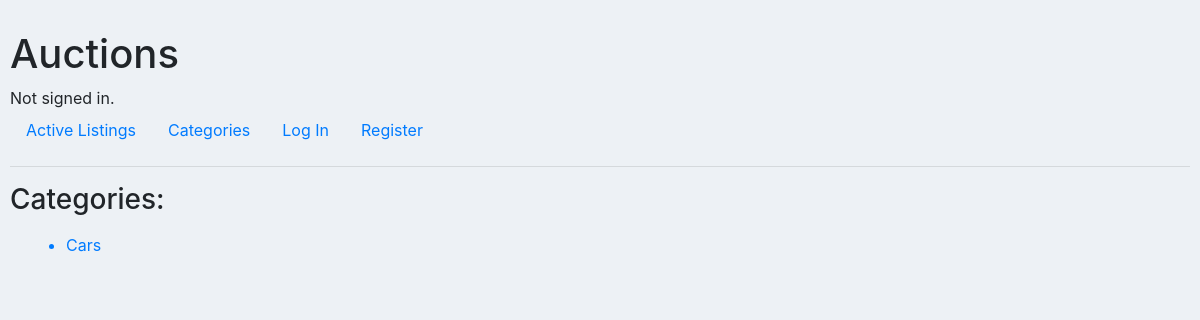
/category, run on an earlier commit of the app's database.
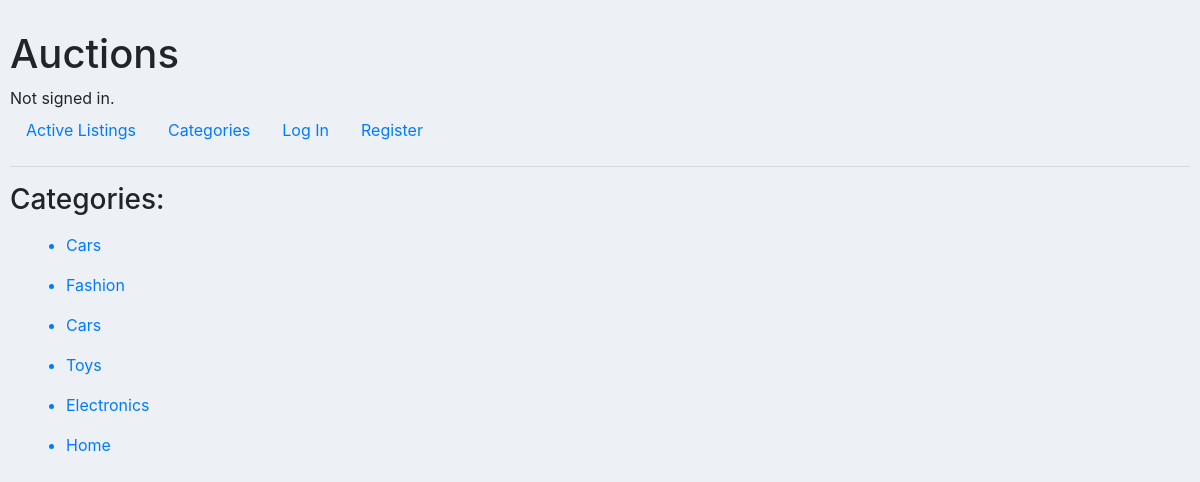
And on a later commit of the database.
### auctions/models.py (models this page shows)
class Category(models.Model):
    category = models.CharField(max_length=64)
    def __str__(self):
        return self.category

### auctions/views.py (the view)
# urls.py: path("category", views.category, name="category"),
def category(request):
    return render(request, "auctions/category.html", {
        "categories": Category.objects.all()
        })

### auctions/templates/auctions/category.html
{% extends "auctions/layout.html" %}
{% block body %}
    <h3>Categories:</h3>
    <ul>
        {% for category in categories %}
        <a class="nav-link" href="{% url 'category_list' id=category.id %}"><li> {{ category }} </li></a>
        {% endfor %}
    </ul>
{% endblock %}

### auctions/templates/auctions/layout.html (shortened to what this page needs)
{% load static %}
<!DOCTYPE html>
<html lang="en">
    <head>
        <link rel="stylesheet" href="https://stackpath.bootstrapcdn.com/bootstrap/4.4.1/css/bootstrap.min.css">
        <link href="{% static 'auctions/styles.css' %}" rel="stylesheet">
    </head>
    <body>
        <h1>Auctions</h1>
        <div>
            {% if user.is_authenticated %}
                Signed in as <strong>{{ user.username }}</strong>.
            {% else %}
                Not signed in.
            {% endif %}
        </div>
        <ul class="nav">
            <li class="nav-item">
                <a class="nav-link" href="{% url 'index' %}">Active Listings</a>
            </li>
            <li class="nav-item">
                <a class="nav-link" href="{% url 'category' %}">Categories</a>
            </li>
            {% if user.is_authenticated %}
                <li class="nav-item">
                    <a class="nav-link" href="{% url 'watch_listing' %}">Watchlist</a>
                </li>
                <li class="nav-item">
                    <a class="nav-link" href="{% url 'create_list' %}">Create List</a>
                </li>
                <li class="nav-item">
                    <a class="nav-link" href="{% url 'logout' %}">Log Out</a>
                </li>
            {% else %}
                <li class="nav-item">
                    <a class="nav-link" href="{% url 'login' %}">Log In</a>
                </li>
                <li class="nav-item">
                    <a class="nav-link" href="{% url 'register' %}">Register</a>
                </li>
            {% endif %}
        </ul>
        <hr>
        {% block body %}
        {% endblock %}
    </body>
</html>

### auctions/static/auctions/styles.css (style rules this page uses)
body { padding: 10px; background-color: #edf1f5; margin-top:20px; }

What changed in the data, as far as the page shows it:
added Category: category "Fashion"
added Category: category "Cars"
added Category: category "Toys"
added Category: category "Electronics"
added Category: category "Home"
